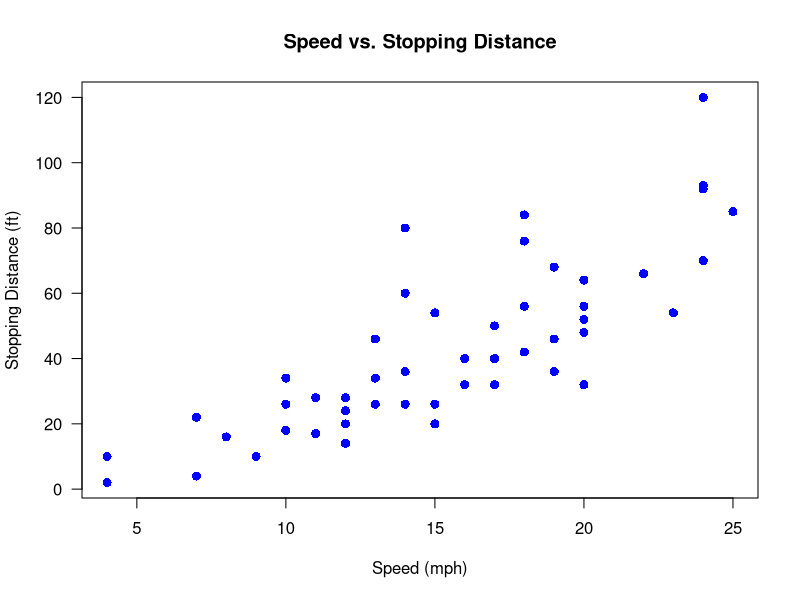
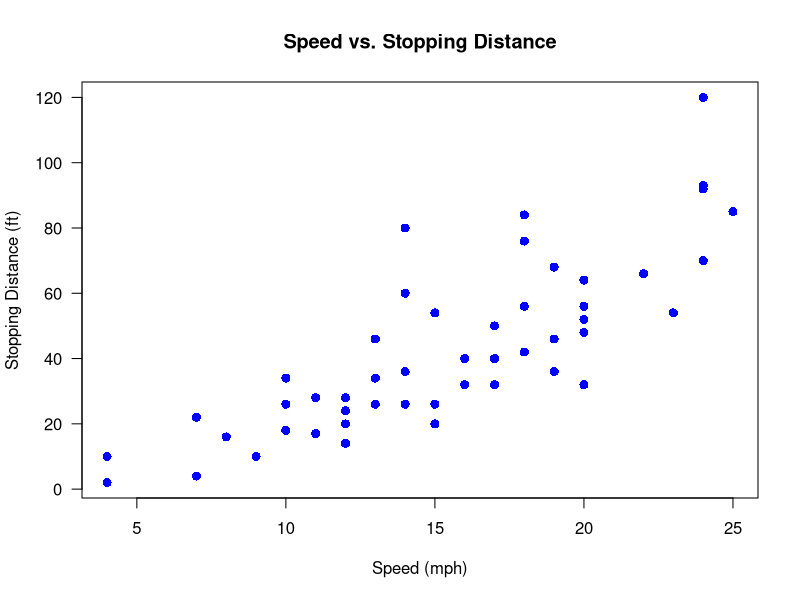
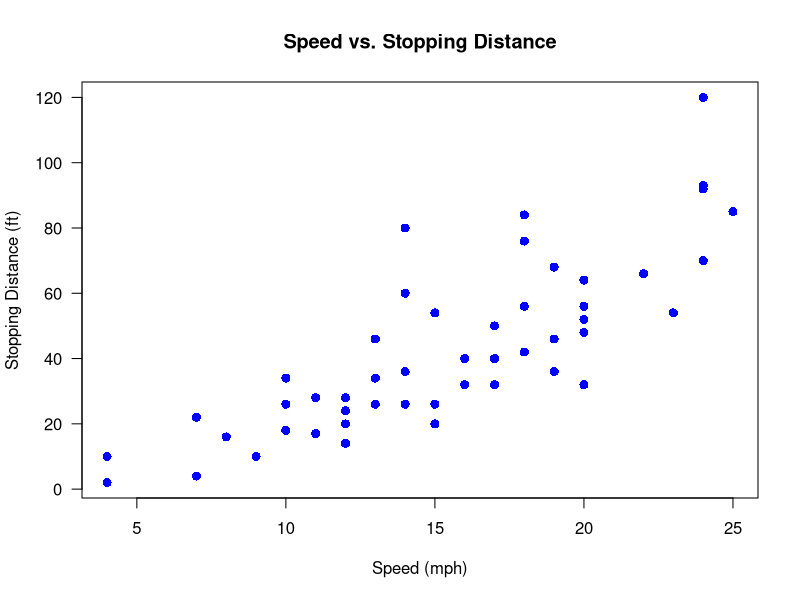
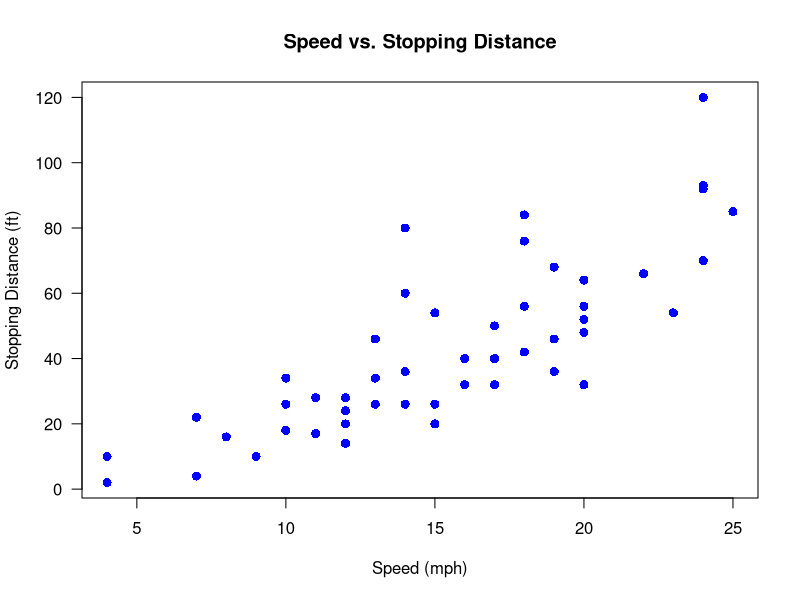

Source code (R) for these figures, in order:
## ---- chunk 1
code_text <- '
 plot(cars, main = "Speed vs. Stopping Distance",
      xlab = "Speed (mph)", ylab = "Stopping Distance (ft)",
      col = "blue", pch = 16, cex = 1.2, lwd = 2, las = 1)'
## ---- chunk 2
# This R code generates the plot image file.
# fig.show='hide' prevents knitr from automatically inserting the image.
plot(cars, main = "Speed vs. Stopping Distance",
     xlab = "Speed (mph)", ylab = "Stopping Distance (ft)",
     col = "blue", pch = 16, cex = 1.2, lwd = 2, las = 1)

# This chunk runs BEFORE the raw LaTeX block.
# It gets the actual path to the generated PDF plot and stores it in an R variable.
plot_path <- knitr::fig_chunk('plot-gen', 'pdf')
## ---- chunk 3
plot(cars, main = "Speed vs. Stopping Distance",
     xlab = "Speed (mph)", 
     ylab = "Stopping Distance (ft)",
     col = "blue", pch = 16, 
     cex = 1.2, lwd = 2, las = 1)
## ---- chunk 4
my_plot_code_expr <- quote(
  plot(cars, main = "Speed vs. Stopping Distance",
       xlab = "Speed (mph)", ylab = "Stopping Distance (ft)",
       col = "blue", pch = 16, cex = 1.2, lwd = 2, las = 1)
)
## ---- chunk 5
# 2. Define a helper function to format code for HTML <pre><code> blocks
#    This cleans up the output from deparse()
show_html_code <- function(code_expr) {
  code_lines <- deparse(code_expr)
  # Remove leading indentation added by deparse from each line (still useful)
  code_lines <- sub("^\\s+", "", code_lines)
  code_string <- paste(code_lines, collapse = "\n")

  # RETURN the full HTML string
  return(paste0('<pre><code class="language-r">\n', code_string, '\n</code></pre>\n'))
}
## ---- chunk 6
# This R code generates the plot image file.
# fig.show='hide' prevents knitr from automatically inserting the image.
eval(my_plot_code_expr)

# This chunk runs BEFORE the raw LaTeX block.
# It gets the actual path to the generated PDF plot and stores it in an R variable.
plot_path <- knitr::fig_chunk('plot-gen', 'pdf')
## ---- chunk 7
cat('<details>\n<summary>Show R code</summary>\n\n',
show_html_code(my_plot_code_expr),
'</details>\n')
## ---- chunk 8
eval(my_plot_code_expr)
